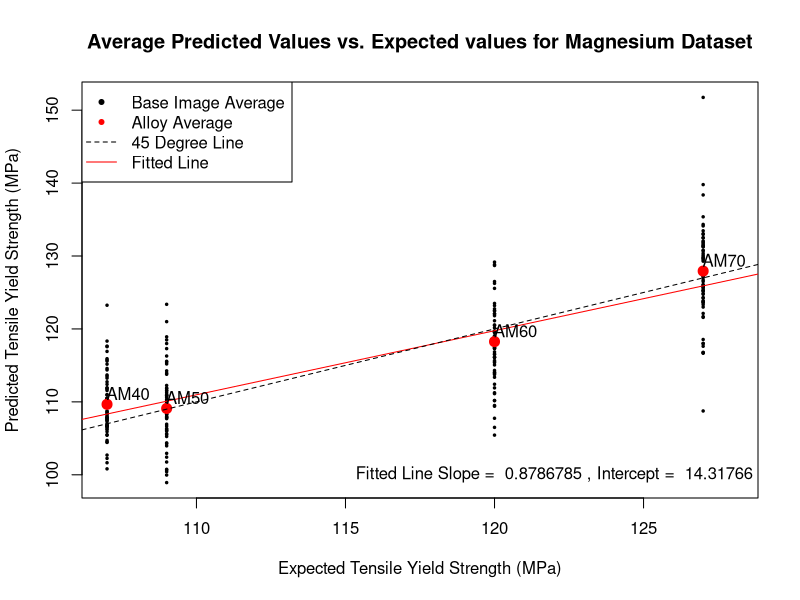

The R script that drew this image:
dataset <- read.csv("../ML/Results/Averages/KT-magnesium-MCCV-9010imageaverages.csv")
averages <- read.csv("../ML/Results/Averages/KT-magnesium-MCCV-9010averages.csv")

names = dataset$Image
predictions = dataset$Average.Prediction
expected_values = dataset$Expected

estimates = lm(predictions~expected_values)$coefficients

plot(expected_values, predictions, main = 'Average Predicted Values vs. Expected values for Magnesium Dataset',
     xlab = 'Expected Tensile Yield Strength (MPa)', ylab = 'Predicted Tensile Yield Strength (MPa)', pch=20, cex=0.5
    ,xlim = c(107,128))

points(averages$Expected, averages$Average.Prediction, col = "red", pch=20, cex=2)


abline(lm(predictions~expected_values), col = 'red')
abline(0, 1, col='black', lty=2)

legend("topleft", legend=c("Base Image Average", "Alloy Average","45 Degree Line", "Fitted Line"), 
       col = c("black", "red","black", "red"), pch=c(20,20,NA, NA), lty=c(NA,NA,2,1))

text(averages$Expected+0.7, averages$Average.Prediction+1.5,averages[,"Alloy.Name"])
text(122,100, capture.output(cat("Fitted Line Slope = ", estimates[2], ", Intercept = ", estimates[1])))
error = predictions - expected_values

average_percent_error_mag = (mean(abs(error)/predictions))*100